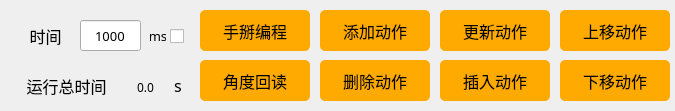
   <widget class="QWidget" name="widget_1" native="true">
    <property name="geometry">
     <rect>
      <x>980</x>
      <y>450</y>
      <width>675</width>
      <height>111</height>
     </rect>
    </property>
    <property name="font">
     <font>
      <family>Arial</family>
      <pointsize>10</pointsize>
     </font>
    </property>
    <property name="styleSheet">
     <string notr="true">#widget_1 {border:1px solid #242424;
border-color: rgb(200, 200, 200);}</string>
    </property>
    <widget class="QLabel" name="label_time">
     <property name="geometry">
      <rect>
       <x>10</x>
       <y>20</y>
       <width>71</width>
       <height>31</height>
      </rect>
     </property>
     <property name="font">
      <font>
       <family>Sans Serif</family>
       <pointsize>12</pointsize>
      </font>
     </property>
     <property name="text">
      <string>时间</string>
     </property>
     <property name="alignment">
      <set>Qt::AlignCenter</set>
     </property>
    </widget>
    <widget class="QLineEdit" name="lineEdit_time">
     <property name="geometry">
      <rect>
       <x>80</x>
       <y>20</y>
       <width>61</width>
       <height>31</height>
      </rect>
     </property>
     <property name="font">
      <font>
       <family>Sans Serif</family>
       <pointsize>10</pointsize>
       <weight>50</weight>
       <bold>false</bold>
      </font>
     </property>
     <property name="text">
      <string>1000</string>
     </property>
     <property name="maxLength">
      <number>30000</number>
     </property>
     <property name="alignment">
      <set>Qt::AlignCenter</set>
     </property>
    </widget>
    <widget class="QPushButton" name="Button_AddAction">
     <property name="geometry">
      <rect>
       <x>320</x>
       <y>10</y>
       <width>110</width>
       <height>41</height>
      </rect>
     </property>
     <property name="font">
      <font>
       <family>黑体</family>
       <pointsize>12</pointsize>
      </font>
     </property>
     <property name="styleSheet">
      <string notr="true">QPushButton{background-color: rgb(255, 170, 0);}
QPushButton:hover{background-color:  rgb(255, 210, 0);}
QPushButton{border-radius:5px;}</string>
     </property>
     <property name="text">
      <string>添加动作</string>
     </property>
    </widget>
    <widget class="QPushButton" name="Button_DelectAction">
     <property name="geometry">
      <rect>
       <x>320</x>
       <y>60</y>
       <width>110</width>
       <height>41</height>
      </rect>
     </property>
     <property name="font">
      <font>
       <family>黑体</family>
       <pointsize>12</pointsize>
      </font>
     </property>
     <property name="styleSheet">
      <string notr="true">QPushButton{background-color: rgb(255, 170, 0);}
QPushButton:hover{background-color:  rgb(255, 210, 0);}
QPushButton{border-radius:5px;}</string>
     </property>
     <property name="text">
      <string>删除动作</string>
     </property>
    </widget>
    <widget class="QPushButton" name="Button_UpdateAction">
     <property name="geometry">
      <rect>
       <x>440</x>
       <y>10</y>
       <width>110</width>
       <height>41</height>
      </rect>
     </property>
     <property name="font">
      <font>
       <family>黑体</family>
       <pointsize>12</pointsize>
      </font>
     </property>
     <property name="styleSheet">
      <string notr="true">QPushButton{background-color: rgb(255, 170, 0);}
QPushButton:hover{background-color:  rgb(255, 210, 0);}
QPushButton{border-radius:5px;}</string>
     </property>
     <property name="text">
      <string>更新动作</string>
     </property>
    </widget>
    <widget class="QPushButton" name="Button_InsertAction">
     <property name="geometry">
      <rect>
       <x>440</x>
       <y>60</y>
       <width>110</width>
       <height>41</height>
      </rect>
     </property>
     <property name="font">
      <font>
       <family>黑体</family>
       <pointsize>12</pointsize>
      </font>
     </property>
     <property name="styleSheet">
      <string notr="true">QPushButton{background-color: rgb(255, 170, 0);}
QPushButton:hover{background-color:  rgb(255, 210, 0);}
QPushButton{border-radius:5px;}</string>
     </property>
     <property name="text">
      <string>插入动作</string>
     </property>
    </widget>
    <widget class="QPushButton" name="Button_ServoPowerDown">
     <property name="geometry">
      <rect>
       <x>200</x>
       <y>10</y>
       <width>110</width>
       <height>41</height>
      </rect>
     </property>
     <property name="font">
      <font>
       <family>黑体</family>
       <pointsize>12</pointsize>
      </font>
     </property>
     <property name="styleSheet">
      <string notr="true">QPushButton{background-color: rgb(255, 170, 0);}
QPushButton:hover{background-color:  rgb(255, 210, 0);}
QPushButton{border-radius:5px;}</string>
     </property>
     <property name="text">
      <string>手掰编程</string>
     </property>
    </widget>
    <widget class="QPushButton" name="Button_AngularReadback">
     <property name="geometry">
      <rect>
       <x>200</x>
       <y>60</y>
       <width>110</width>
       <height>41</height>
      </rect>
     </property>
     <property name="font">
      <font>
       <family>黑体</family>
       <pointsize>12</pointsize>
      </font>
     </property>
     <property name="styleSheet">
      <string notr="true">QPushButton{background-color: rgb(255, 170, 0);}
QPushButton:hover{background-color:  rgb(255, 210, 0);}
QPushButton{border-radius:5px;}</string>
     </property>
     <property name="text">
      <string>角度回读</string>
     </property>
    </widget>
    <widget class="QPushButton" name="Button_MoveUpAction">
     <property name="geometry">
      <rect>
       <x>560</x>
       <y>10</y>
       <width>110</width>
       <height>41</height>
      </rect>
     </property>
     <property name="font">
      <font>
       <family>黑体</family>
       <pointsize>12</pointsize>
      </font>
     </property>
     <property name="styleSheet">
      <string notr="true">QPushButton{background-color: rgb(255, 170, 0);}
QPushButton:hover{background-color:  rgb(255, 210, 0);}
QPushButton{border-radius:5px;}</string>
     </property>
     <property name="text">
      <string>上移动作</string>
     </property>
    </widget>
    <widget class="QPushButton" name="Button_MoveDownAction">
     <property name="geometry">
      <rect>
       <x>560</x>
       <y>60</y>
       <width>110</width>
       <height>41</height>
      </rect>
     </property>
     <property name="font">
      <font>
       <family>黑体</family>
       <pointsize>12</pointsize>
      </font>
     </property>
     <property name="styleSheet">
      <string notr="true">QPushButton{background-color: rgb(255, 170, 0);}
QPushButton:hover{background-color:  rgb(255, 210, 0);}
QPushButton{border-radius:5px;}</string>
     </property>
     <property name="text">
      <string>下移动作</string>
     </property>
    </widget>
    <widget class="QLabel" name="label_total_time">
     <property name="geometry">
      <rect>
       <x>6</x>
       <y>70</y>
       <width>121</width>
       <height>31</height>
      </rect>
     </property>
     <property name="font">
      <font>
       <family>Sans Serif</family>
       <pointsize>12</pointsize>
      </font>
     </property>
     <property name="text">
      <string>运行总时间</string>
     </property>
     <property name="alignment">
      <set>Qt::AlignCenter</set>
     </property>
    </widget>
    <widget class="QLabel" name="label">
     <property name="geometry">
      <rect>
       <x>150</x>
       <y>25</y>
       <width>16</width>
       <height>21</height>
      </rect>
     </property>
     <property name="font">
      <font>
       <family>Sans Serif</family>
       <pointsize>10</pointsize>
      </font>
     </property>
     <property name="text">
      <string>ms</string>
     </property>
     <property name="alignment">
      <set>Qt::AlignCenter</set>
     </property>
    </widget>
    <widget class="QLabel" name="label_5">
     <property name="geometry">
      <rect>
       <x>170</x>
       <y>75</y>
       <width>16</width>
       <height>21</height>
      </rect>
     </property>
     <property name="font">
      <font>
       <family>Sans Serif</family>
       <pointsize>12</pointsize>
      </font>
     </property>
     <property name="text">
      <string>s</string>
     </property>
     <property name="alignment">
      <set>Qt::AlignCenter</set>
     </property>
    </widget>
    <widget class="QLabel" name="label_TotalTime">
     <property name="geometry">
      <rect>
       <x>120</x>
       <y>77</y>
       <width>51</width>
       <height>20</height>
      </rect>
     </property>
     <property name="font">
      <font>
       <family>Sans Serif</family>
       <weight>50</weight>
       <bold>false</bold>
      </font>
     </property>
     <property name="layoutDirection">
      <enum>Qt::LeftToRight</enum>
     </property>
     <property name="text">
      <string>0.0</string>
     </property>
     <property name="alignment">
      <set>Qt::AlignCenter</set>
     </property>
    </widget>
    <widget class="QCheckBox" name="checkBox_time">
     <property name="geometry">
      <rect>
       <x>170</x>
       <y>23</y>
       <width>21</width>
       <height>27</height>
      </rect>
     </property>
     <property name="text">
      <string/>
     </property>
    </widget>
   </widget>
